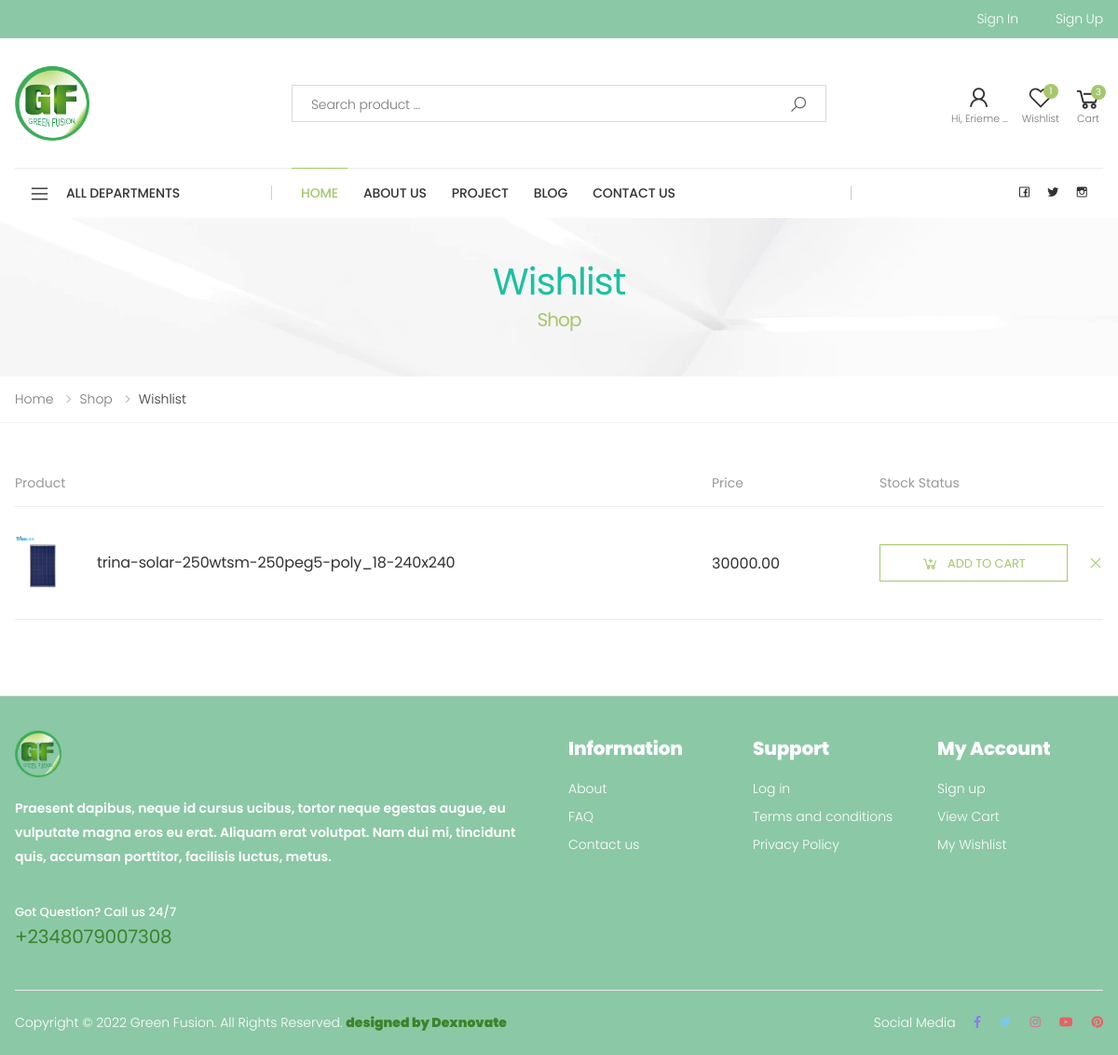
Screenshot of /wish/ (signed in) with the database file from the repository.
### index/models.py (models this page shows, shortened)
class CustomUser(AbstractUser):
    fullname = models.CharField(max_length=50, default='')
    phonenumber = models.CharField(max_length=15, default='')

class Wishlist(models.Model):
    user = models.ForeignKey(CustomUser,on_delete=models.CASCADE)
    product = models.ForeignKey(Product, on_delete=models.CASCADE)

class Product(models.Model):
    category = models.ForeignKey(Category, on_delete=models.CASCADE, null=True, blank=True)
    name = models.CharField(max_length=200)
    price = models.DecimalField(max_digits=7, decimal_places=2)
    digital = models.BooleanField(default=False,null=True, blank=True)
    image = models.ImageField(null=True, blank=True)
    @property
    def imageURL(self):
        try:
            url = self.image.url
        except:
            url = ''
        return url

### index/views.py (the view)
# urls.py: path('wish/', views.wish_details, name="wish"),
@login_required(login_url='/accounts/login/')
def wish_details(request):
    wish = Wishlist.objects.filter(user=request.user)
    context = {'wish':wish}
    return render(request, 'wishlist.html', context)

### index/context_processors.py (called while the page is built)
def nav_cats(request):
        return {'nav_cats': Category.objects.all()}

### index/templatetags/cart_template_tags.py (called while the page is built)
@register.filter()
def cart_item_count(user):
    if user.is_authenticated:
        qs = CartModel.objects.filter(user=user,order=False)
        if qs.exists():
            return qs.count()
    return 0

@register.filter()
def wish_count(user):
    if user.is_authenticated:
        lister = Wishlist.objects.filter(user=user)
        if lister.exists():
            return lister.count()
    return 0

### template/wishlist.html (shortened to what this page needs)
{%  extends 'base.html'  %}
{%  load static  %}
{%  block  body %}
        <main class="main">
        	<div class="page-header text-center" style="background-image: url('assets/images/page-header-bg.jpg')">
        		<div class="container">
        			<h1 class="page-title">Wishlist<span>Shop</span></h1>
        		</div>
        	</div>
            <nav aria-label="breadcrumb" class="breadcrumb-nav">
                <div class="container">
                    <ol class="breadcrumb">
                        <li class="breadcrumb-item"><a href="{{ 'index:home' }}">Home</a></li>
                        <li class="breadcrumb-item"><a href="#">Shop</a></li>
                        <li class="breadcrumb-item active" aria-current="page">Wishlist</li>
                    </ol>
                </div>
            </nav>
            <div class="page-content">
            	<div class="container">
					<table class="table table-wishlist table-mobile">
						<thead>
							<tr>
								<th>Product</th>
								<th>Price</th>
								<th>Stock Status</th>
								<th></th>
							</tr>
						</thead>
						<tbody>
                            {%  for i in wish  %}
							<tr>
								<td class="product-col">
									<div class="product">
										<figure class="product-media">
											<a href="#">
												<img src="{{  i.product.imageURL  }}" alt="Product image">
											</a>
										</figure>
										<h3 class="product-title">
											<a href="#">{{  i.product.name  }}</a>
										</h3>
									</div>
								</td>
								<td class="price-col">{{ i.product.price }}</td>
								<td class="action-col">
									<a href="{%  url 'index:addcart' i.product.id %}" class="btn btn-block btn-outline-primary-2">
										<i class="icon-cart-plus"></i>Add to Cart</a>
								</td>
								<td class="remove-col"><button class="btn-remove"><a href="{%  url 'index:deletewish' i.id %}">
									<i class="icon-close"></i></a></button></td>
							</tr>
							{% endfor  %}
						</tbody>
					</table>
            	</div>
            </div>
        </main>
        {%  endblock %}

### template/header.html (shortened to what this page needs)
{%  load cart_template_tags %}
{%  load static %}
<header class="header header-2 header-intro-clearance">
    <div class="header-top">
        <div class="container">
            <div class="header-right pt-1 pb-1">
                <ul class="top-menu d-flex  text-white">
                    <li>
                        <ul>
                            <li class="d-none d-lg-block"><a href="{% url 'account_login' %}">Sign in</a></li>
                        </ul>
                    </li>
                    <li>
                        <ul>
                            <li class="d-none d-lg-block"><a href="{% url 'account_signup' %}">Sign up</a></li>
                        </ul>
                    </li>
                </ul>
            </div>
        </div>
    </div>
    <div class="header-middle">
        <div class="container">
            <div class="header-left">
                <a href="{%  url 'index:home'  %}" class="logo">
                    <img src="{% static 'assets/images/solar/logo.png' %}" alt="Molla Logo" width="80" height="25">
                </a>
            </div>
            <div class="header-center">
                <div
                    class="header-search header-search-extended header-search-visible header-search-no-radius d-none d-lg-block">
                    <form  action="{% url 'index:search' %}" method="post">
                        <div class="header-search-wrapper search-wrapper-wide">
                            <input type="search" class="form-control" name="searched" placeholder="Search product ..." required>
                            <button class="btn btn-primary" type="submit"><i class="icon-search"></i></button>
                        </div>
                    </form>
                </div>
            </div>
            <div class="header-right">
                <div class="account">
                    {%  if user.is_authenticated %}
                    <a href="{% url 'index:dashboard' %}" title="My account">
                        <div class="icon">
                            <i class="icon-user"></i>
                        </div>
                        <p>Hi, {{  user.fullname|truncatechars:8 }}</p>
                    </a>
                    {% else %}
                    <a href="{% url 'index:dashboard' %}" title="My account">
                        <div class="icon">
                            <i class="icon-user"></i>
                        </div>
                    </a>
                    {% endif %}
                </div>
                <div class="wishlist">
                    <a href="{%  url 'index:wish' %}" title="Wishlist">
                        <div class="icon">
                            <i class="icon-heart-o"></i>
                            <span class="wishlist-count badge">{{request.user|wish_count}}</span>
                        </div>
                        <p>Wishlist</p>
                    </a>
                </div>
                <div class="dropdown cart-dropdown">
                    <a href="{% url 'index:cart' %}" class="dropdown-toggle" >
                        <div class="icon">
                            <i class="icon-shopping-cart"></i>
                            <span class="cart-count">{{request.user | cart_item_count}}</span>
                        </div>
                        <p>Cart</p>
                    </a>
                </div>
            </div>
        </div>
    </div>
    <div class="header-bottom sticky-header">
        <div class="container">
            <div class="header-left">
                <div class="dropdown category-dropdown">
                    <a href="#" class="dropdown-toggle" role="button" data-toggle="dropdown"
                        aria-haspopup="true" aria-expanded="false" data-display="static"
                        title="Browse Categories">
                        ALL DEPARTMENTS
                    </a>
                </div>
            </div>
            <div class="header-center">
                <nav class="main-nav">
                    <ul class="menu sf-arrows ">
                        <li class="megamenu-container active">
                            <a href="{%  url 'index:home'  %}" class="text-uppercase">Home</a>
                        </li>
                        <li>
                            <a href="{%  url 'index:about'  %}" class="text-uppercase">About Us</a>
                        </li>
                        <li>
                            <a href="{%  url 'index:project' %}" class="text-uppercase">Project</a>
                        </li>
                        <li>
                            <a href="{%  url 'index:blog' %}" class="text-uppercase">Blog</a>
                        </li>
                        <li>
                            <a href="{%  url 'index:contact' %}" class="text-uppercase">Contact Us</a>
                        </li>
                    </ul>
                </nav>
            </div>
            <div class="header-right">
                <a href="#"><i class="la la-facebook"></i></a>
                <a href="#"><i class="la la-twitter"></i></a>
                <a href="#"><i class="la la-instagram"></i></a>
            </div>
        </div>
    </div>
</header>

### static/assets/css/skins/skin-demo-2.css (style rules this page uses)
a { color:#a6c76c }
.btn-primary { color:#fff;background-color:#a6c76c;border-color:#a6c76c;box-shadow:none }
.btn-outline-primary-2 { color:#a6c76c;background-color:transparent;background-image:none;border-color:#a6c76c;box-shadow:none }
.page-header h1 span { color:#a6c76c }
.wishlist a .wishlist-count { background-color:#a6c76c }
.cart-dropdown .cart-count { background-color:#a6c76c }
.menu li:hover>a,.menu li.show>a,.menu li.active>a { color:#a6c76c }
.header-bottom .menu>li>a:before { background-color:#a6c76c }
.category-dropdown .dropdown-toggle:before { background-color:#a6c76c }

### rows the page displays
CustomUser: fullname "Erieme …", user|wish_count "1", user|cart_item_count "3"
Wishlist: product.imageURL (picture), product.name "trina-solar-250wtsm-250peg5-poly_18-240x240", product.price "30000.00"
